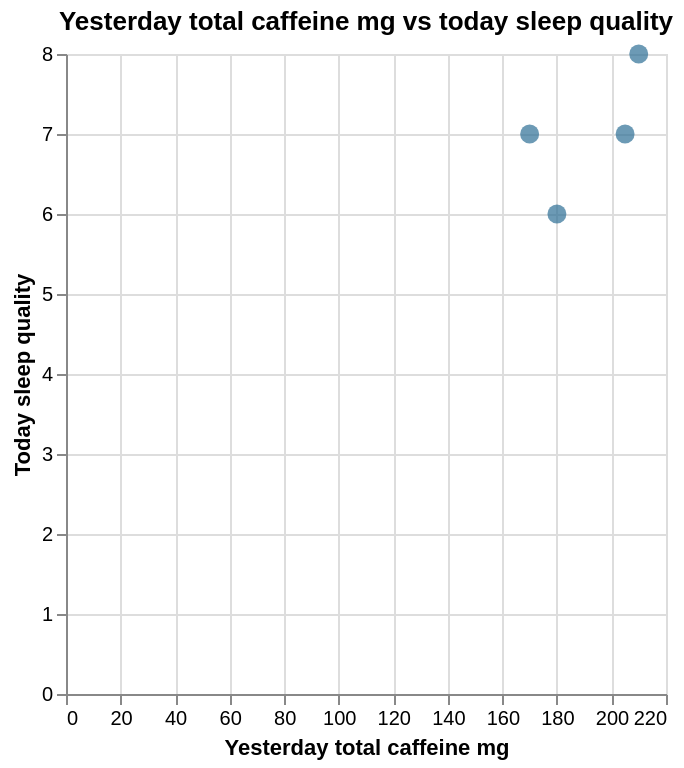

Write notebook code for a chart like this one.
### Markdown cell above
This same-day slice uses only real morning check-ins, so placeholder parent rows created by child forms do not leak into the chart.

### Code cell
build_scatter_chart(
    caffeine_sleep_df,
    x_column="prior_day_total_caffeine_mg",
    y_column="sleep_quality",
    x_title="Yesterday total caffeine mg",
    y_title="Today sleep quality",
    title="Yesterday total caffeine mg vs today sleep quality",
)

### Figure 1 — Vega-Lite specification as saved in the notebook (floating-point values rounded to 4 significant figures)
{"config": {"view": {"continuousWidth": 300, "continuousHeight": 300}}, "data": {"name": "data-e39d79f9687e9401c2cfb0c0e4ca0882"}, "mark": {"type": "circle", "color": "#2E6F95", "size": 90}, "encoding": {"tooltip": [{"field": "checkin_date", "title": "Date", "type": "temporal"}, {"field": "prior_day_total_caffeine_mg", "title": "Yesterday total caffeine mg", "type": "quantitative"}, {"field": "sleep_quality", "title": "Today sleep quality", "type": "quantitative"}], "x": {"field": "prior_day_total_caffeine_mg", "title": "Yesterday total caffeine mg", "type": "quantitative"}, "y": {"field": "sleep_quality", "title": "Today sleep quality", "type": "quantitative"}}, "height": 320, "title": "Yesterday total caffeine mg vs today sleep quality", "$schema": "https://vega.github.io/schema/vega-lite/v5.20.1.json", "datasets": {"data-e39d79f9687e9401c2cfb0c0e4ca0882": [{"checkin_date": "2026-03-26T00:00:00", "prior_day_total_caffeine_mg": 180.0, "sleep_quality": 6.0}, {"checkin_date": "2026-03-29T00:00:00", "prior_day_total_caffeine_mg": 205.0, "sleep_quality": 7.0}, {"checkin_date": "2026-03-30T00:00:00", "prior_day_total_caffeine_mg": 210.0, "sleep_quality": 8.0}, {"checkin_date": "2026-04-02T00:00:00", "prior_day_total_caffeine_mg": 170.0, "sleep_quality": 7.0}]}}
